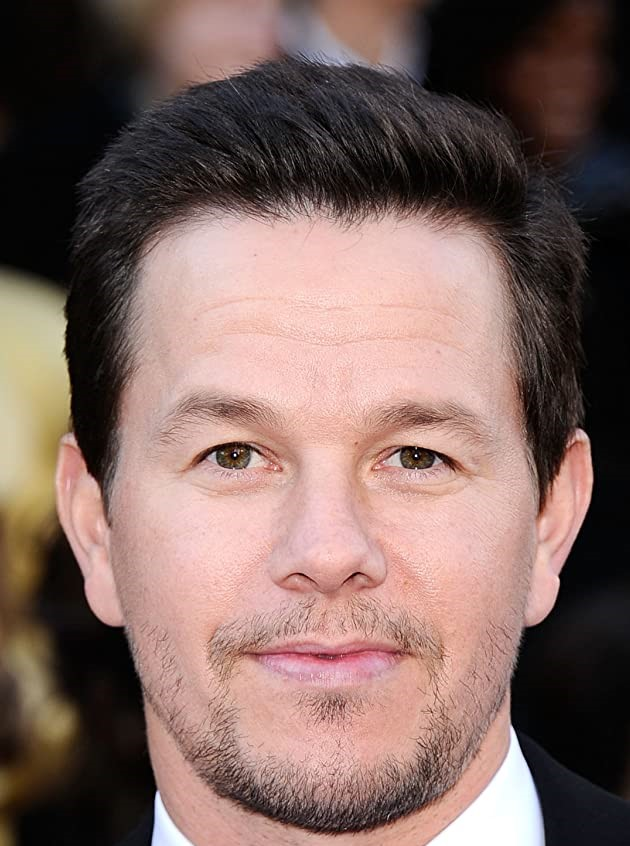
#> input picture res19-near.jpg, 630 x 846 px
$ python q4.py
#> lines starting #> are read from the running program, lines starting #| are printed output that depends on the picture; after the words box and inside, x2 and y2 are one past the last pixel; in counts of white or black regions, pixels touching at a corner belong together
import numpy as np
import cv2
import matplotlib.pyplot as plt


img_near = cv2.imread('res19-near.jpg', cv2.IMREAD_COLOR)
#> img_near is the input picture: shape (846, 630, 3); mean B, G, R 96.8, 102.8, 127.8
img_far = cv2.imread('res20-far.jpg', cv2.IMREAD_COLOR)
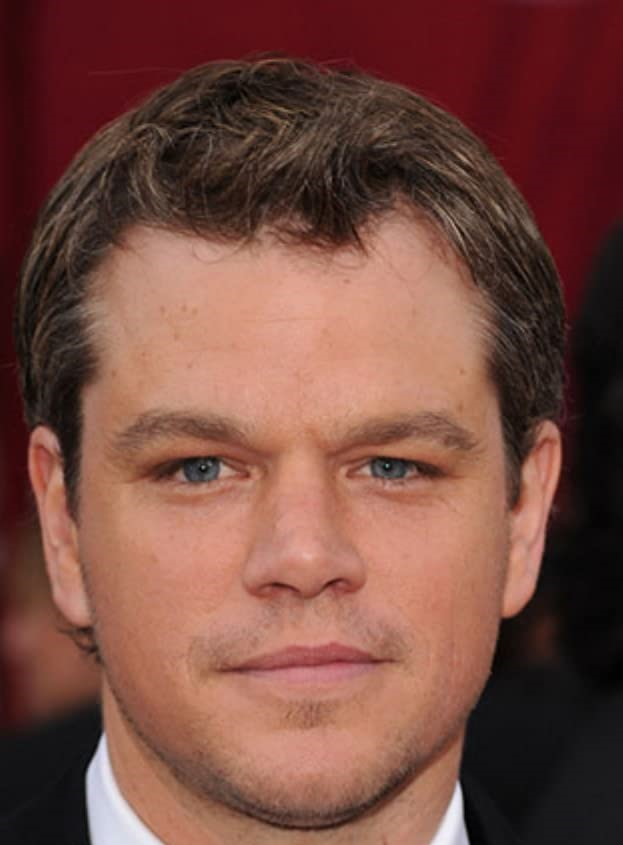
#> input picture res20-far.jpg, 623 x 845 px
#> img_far is the input picture: shape (845, 623, 3); mean B, G, R 65, 75.1, 119.2

img_near = cv2.cvtColor(img_near, cv2.COLOR_BGR2RGB)
img_far = cv2.cvtColor(img_far, cv2.COLOR_BGR2RGB)

# near_left_eye = np.array([455, 235])
# far_left_eye = np.array([467, 203])

near_eyes = np.array([[455, 234], [455, 416]])  # dist = 182
far_eyes = np.array([[467, 203], [467, 387]])  # dist = 184

near_shifted = img_near[:, near_eyes[0, 1] - far_eyes[0, 1]:]
far_shifted = img_far[far_eyes[0, 0] - near_eyes[0, 0]:, :]

near_reshaped = near_shifted[:-(near_shifted.shape[0] - far_shifted.shape[0]), :]
far_reshaped = far_shifted[:, :-(far_shifted.shape[1] - near_shifted.shape[1])]

###########################################################
# Saving aligned images####################################
###########################################################
plt.imsave('res21-near.jpg', near_reshaped)
plt.imsave('res22-far.jpg', far_reshaped)
###########################################################

near = near_reshaped.copy()
far = far_reshaped.copy()

near_dft = np.zeros(near.shape, dtype=np.complex128)
far_dft = np.zeros(far.shape, dtype=np.complex128)

for i in range(3):
    near_dft[:, :, i] = np.fft.fftshift(np.fft.fft2(near[:, :, i]))
    far_dft[:, :, i] = np.fft.fftshift(np.fft.fft2(far[:, :, i]))

near_dft_log_abs = np.log(np.abs(near_dft))
near_dft_log_abs = near_dft_log_abs / near_dft_log_abs.max() * 255
far_dft_log_abs = np.log(np.abs(far_dft))
far_dft_log_abs = far_dft_log_abs / far_dft_log_abs.max() * 255
# Saving aligned images
plt.imsave('res23-dft-near.jpg', near_dft_log_abs.astype(np.uint8))
plt.imsave('res24-dft-far.jpg', far_dft_log_abs.astype(np.uint8))
# Filters
s = 16  # lpf
r = 25   # hpf

x_axis = np.arange(near_dft.shape[0]) - near_dft.shape[0] // 2
#> x_axis = 833 values from -416 to 416
y_axis = np.arange(near_dft.shape[1]) - near_dft.shape[1] // 2
#> y_axis = 599 values from -299 to 299
x_filter = np.exp(-np.square(x_axis) / 2 / r ** 2).reshape((-1, 1))
y_filter = np.exp(-np.square(y_axis) / 2 / r ** 2).reshape((1, -1))
lpf_ = x_filter @ y_filter
hpf = 1 - lpf_

x_axis = np.arange(far_dft.shape[0]) - far_dft.shape[0] // 2
y_axis = np.arange(far_dft.shape[1]) - far_dft.shape[1] // 2
x_filter = np.exp(-np.square(x_axis) / 2 / s ** 2).reshape((-1, 1))
y_filter = np.exp(-np.square(y_axis) / 2 / s ** 2).reshape((1, -1))
lpf = x_filter @ y_filter

hpf_display = hpf / hpf.max() * 255
hpf_display = hpf_display.astype(np.uint8)
lpf_display = lpf / lpf.max() * 255
lpf_display = lpf_display.astype(np.uint8)

plt.imsave('res25-highpass-' + str(r) + '.jpg', hpf_display, cmap='gray')
plt.imsave('res26-lowpass-' + str(s) + '.jpg', lpf_display, cmap='gray')

# This is necessary.
near_dft = near_dft / near_dft.max() * 255
far_dft = far_dft / far_dft.max() * 255

high_passed = np.zeros(near_dft.shape, dtype=np.complex128)
low_passed = np.zeros(far_dft.shape, dtype=np.complex128)
for i in range(3):
    high_passed[:, :, i] = hpf * near_dft[:, :, i]
    low_passed[:, :, i] = lpf * far_dft[:, :, i]

# high_passed = high_passed / high_passed.max() * 255
# low_passed = low_passed / low_passed.max() * 255

high_passed_abs = np.abs(high_passed)
high_passed_abs = high_passed_abs / high_passed_abs.max() * 255
high_passed_abs = np.log(high_passed_abs + 1)
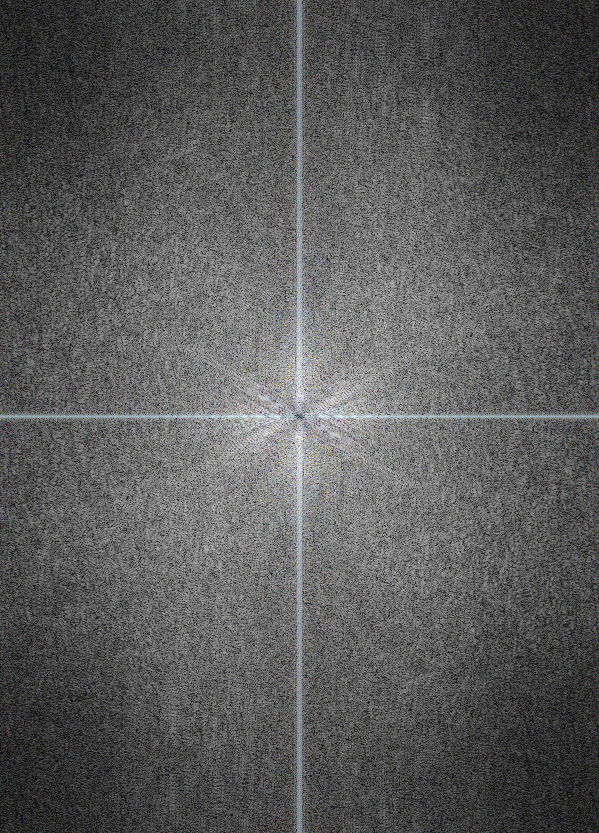
#> high_passed_abs: shape (833, 599, 3) float64; mean of channels 0, 1, 2 1.99, 1.99, 1.98; drawn with min black and max white
high_passed_abs = high_passed_abs / high_passed_abs.max() * 255
low_passed_abs = np.abs(low_passed)
low_passed_abs = low_passed_abs / low_passed_abs.max() * 255
low_passed_abs = np.log(low_passed_abs + 1)
low_passed_abs = low_passed_abs / low_passed_abs.max() * 255

plt.imsave('res27-highpassed.jpg', high_passed_abs.astype(np.uint8))
plt.imsave('res28-highpassed.jpg', low_passed_abs.astype(np.uint8))


out_dft = np.zeros(near_dft.shape, dtype=np.complex128)
out = np.zeros(near_dft.shape, dtype=np.float64)
for i in range(3):
    out_dft[:, :, i] = high_passed[:, :, i] * 0.55 + low_passed[:, :, i] * 0.45
    out[:, :, i] = np.real(np.fft.ifft2(np.fft.ifftshift(out_dft[:, :, i])))
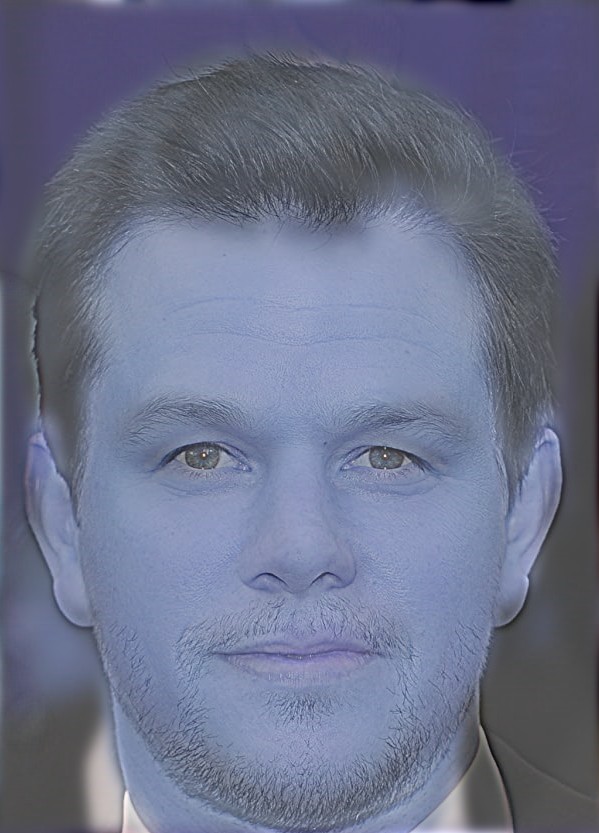
#> out: shape (833, 599, 3) float64; mean of channels 0, 1, 2 0.00023, 0.000147, 0.000126; drawn with min black and max white

out[out < 0] = 0
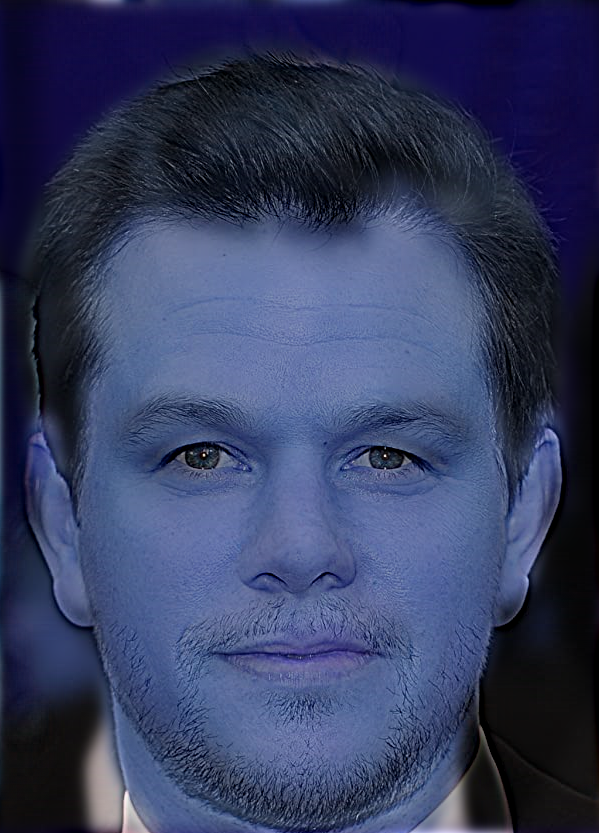
#> out: shape (833, 599, 3) float64; 1.76% of pixels changed, all inside (x1, y1, x2, y2) = (0, 0, 599, 833); drawn with min black and max white
out = out / out.max() * 255

out_dft_abs = np.abs(out_dft)
out_dft_abs = out_dft_abs / out_dft_abs.max() * 255
out_dft_abs = np.log(out_dft_abs + 1)
out_dft_abs = out_dft_abs / out_dft_abs.max() * 255
plt.imsave('res29-hybrid.jpg', out_dft_abs.astype(np.uint8))
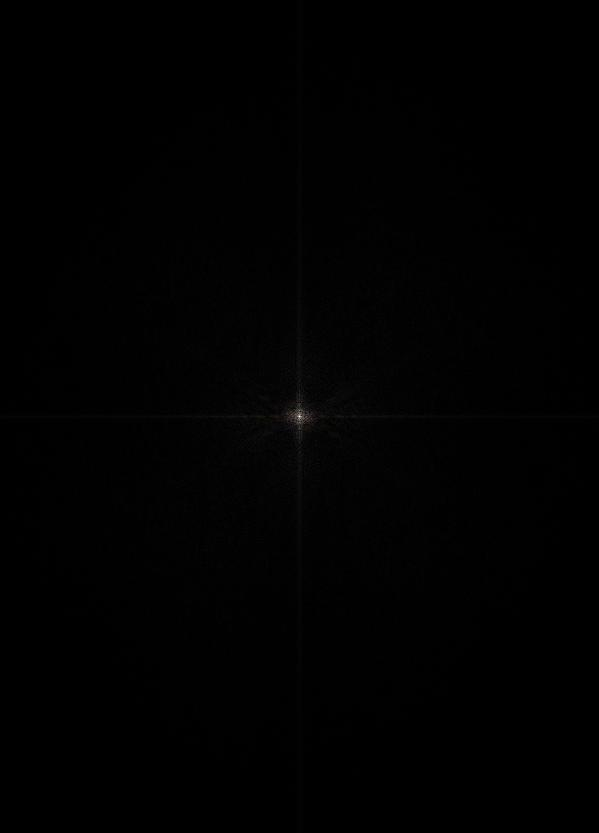
#> saved as res29-hybrid.jpg: shape (833, 599, 3); mean R, G, B 1, 1, 1


far_out = cv2.resize(out.astype(np.uint8), (int(img_near.shape[1] / 10), int(img_near.shape[0] / 10)), interpolation=cv2.INTER_AREA)
plt.imsave("res30-hybrid-near.jpg", out.astype(np.uint8))
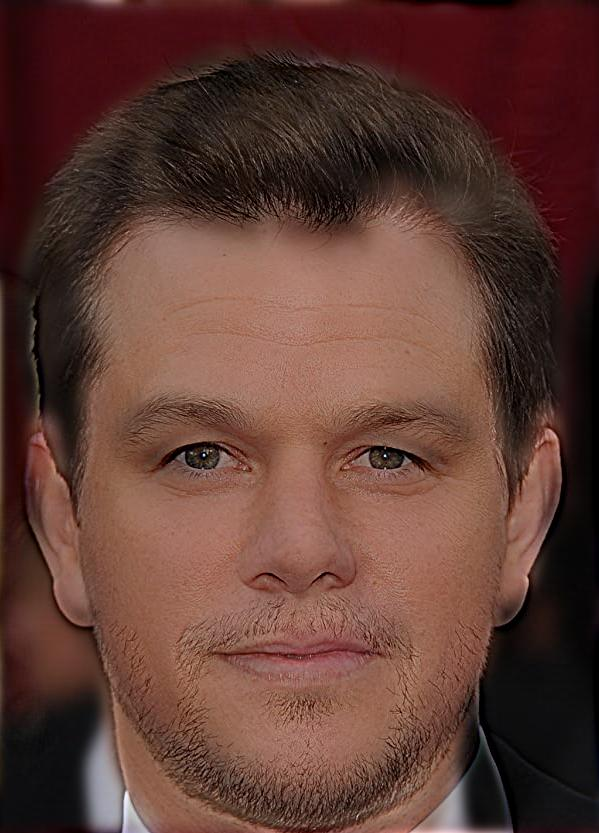
#> saved as res30-hybrid-near.jpg: shape (833, 599, 3); mean R, G, B 95.6, 60.9, 52.4
plt.imsave("res31-hybrid-far.jpg", far_out)
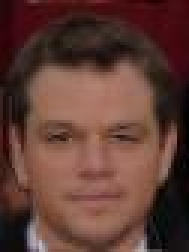
#> saved as res31-hybrid-far.jpg: shape (84, 63, 3) (shown 3 times larger); mean R, G, B 95.7, 60.8, 52.7
